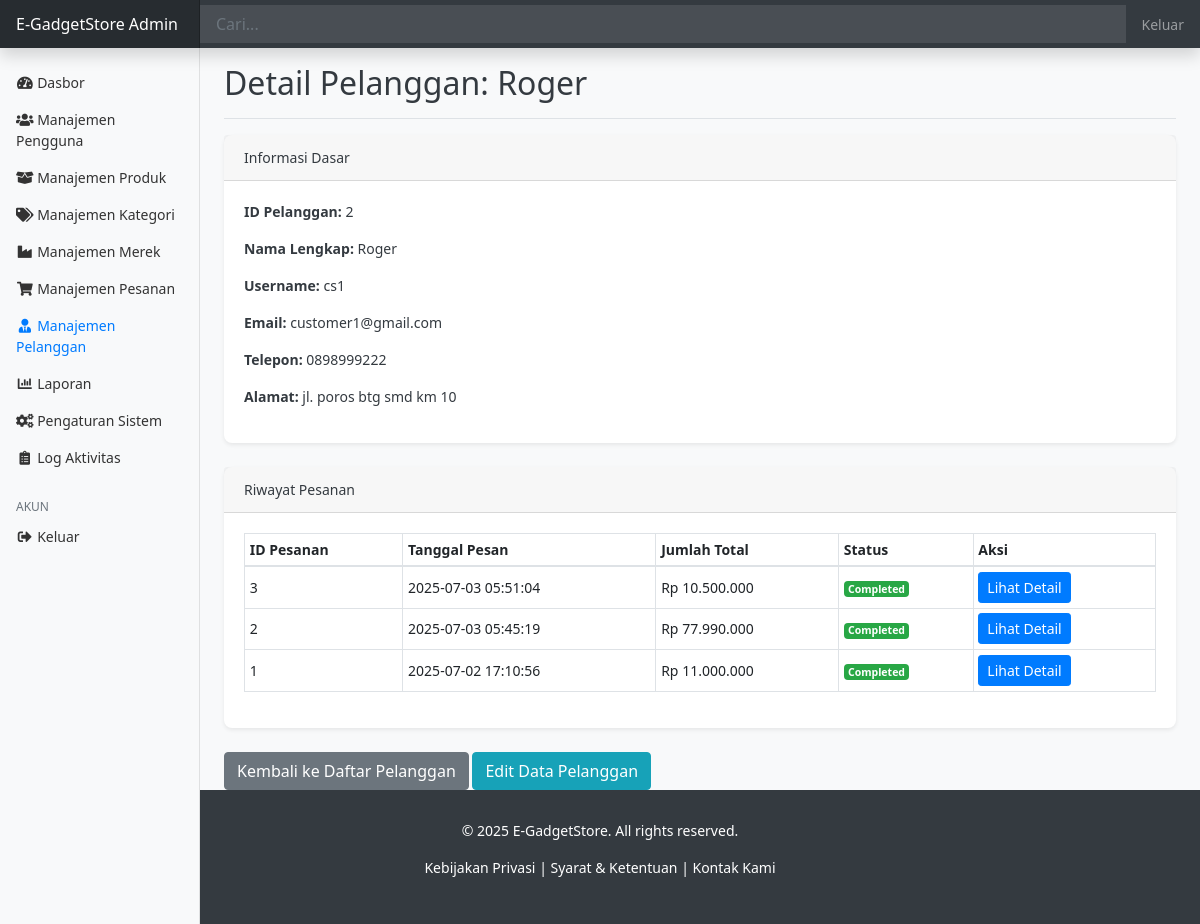
Screenshot of /toko_elektronik/admin/customers/view.php?id=2 (signed in) with the database file from the repository.
### tables this page shows
CREATE TABLE `customers` (
  `customer_id` int(11) NOT NULL,
  `user_id` int(11) NOT NULL,
  `full_name` varchar(100) NOT NULL,
  `phone_number` varchar(20) DEFAULT NULL,
  `address` text DEFAULT NULL
);

CREATE TABLE `users` (
  `user_id` int(11) NOT NULL,
  `username` varchar(50) NOT NULL,
  `email` varchar(100) NOT NULL,
  `password` varchar(255) NOT NULL,
  `role` enum('admin','customer') NOT NULL DEFAULT 'customer',
  `created_at` timestamp NOT NULL DEFAULT current_timestamp()
);

CREATE TABLE `orders` (
  `order_id` int(11) NOT NULL,
  `customer_id` int(11) NOT NULL,
  `order_date` datetime NOT NULL,
  `total_amount` decimal(10,2) NOT NULL,
  `order_status` enum('pending','processing','shipped','completed','cancelled') NOT NULL DEFAULT 'pending',
  `delivery_address` text NOT NULL
);

### toko_elektronik/admin/customers/view.php (the view, shortened to what this page needs)
<?php
require_once '../../config/database.php';
$customer_id = isset($_GET['id']) ? (int)$_GET['id'] : 0;
$customer_data = null;
$customer_orders = [];
try {
    $stmt_customer = $pdo->prepare("SELECT c.*, u.email, u.username
                                    FROM customers c
                                    JOIN users u ON c.user_id = u.user_id
                                    WHERE c.customer_id = ?");
    $stmt_customer->execute([$customer_id]);
    $customer_data = $stmt_customer->fetch(PDO::FETCH_ASSOC);
    $stmt_orders = $pdo->prepare("SELECT order_id, order_date, total_amount, order_status
                                  FROM orders
                                  WHERE customer_id = ?
                                  ORDER BY order_date DESC");
    $stmt_orders->execute([$customer_id]);
    $customer_orders = $stmt_orders->fetchAll(PDO::FETCH_ASSOC);
} catch (PDOException $e) {
    $error_message = "Error database: " . $e->getMessage();
}
include_once '../../includes/header.php';
?>
<div class="container-fluid">
    <div class="row">
        <?php include_once '../../includes/sidebar.php'; ?>
        <main role="main" class="col-md-9 ml-sm-auto col-lg-10 px-md-4">
            <div class="d-flex justify-content-between flex-wrap flex-md-nowrap align-items-center pt-3 pb-2 mb-3 border-bottom">
                <h1 class="h2">Detail Pelanggan: <?php echo htmlspecialchars($customer_data['full_name']); ?></h1>
            </div>
            <?php if ($customer_data): ?>
            <div class="card mb-4">
                <div class="card-header">
                    Informasi Dasar
                </div>
                <div class="card-body">
                    <p><strong>ID Pelanggan:</strong> <?php echo htmlspecialchars($customer_data['customer_id']); ?></p>
                    <p><strong>Nama Lengkap:</strong> <?php echo htmlspecialchars($customer_data['full_name']); ?></p>
                    <p><strong>Username:</strong> <?php echo htmlspecialchars($customer_data['username']); ?></p>
                    <p><strong>Email:</strong> <?php echo htmlspecialchars($customer_data['email']); ?></p>
                    <p><strong>Telepon:</strong> <?php echo htmlspecialchars($customer_data['phone_number']); ?></p>
                    <p><strong>Alamat:</strong> <?php echo htmlspecialchars($customer_data['address']); ?></p>
                </div>
            </div>
            <div class="card mb-4">
                <div class="card-header">
                    Riwayat Pesanan
                </div>
                <div class="card-body">
                    <div class="table-responsive">
                        <table class="table table-bordered table-sm">
                            <thead>
                                <tr>
                                    <th>ID Pesanan</th>
                                    <th>Tanggal Pesan</th>
                                    <th>Jumlah Total</th>
                                    <th>Status</th>
                                    <th>Aksi</th>
                                </tr>
                            </thead>
                            <tbody>
                                <?php if (count($customer_orders) > 0): ?>
                                    <?php foreach ($customer_orders as $order): ?>
                                        <tr>
                                            <td><?php echo htmlspecialchars($order['order_id']); ?></td>
                                            <td><?php echo htmlspecialchars($order['order_date']); ?></td>
                                            <td>Rp <?php echo number_format($order['total_amount'], 0, ',', '.'); ?></td>
                                            <td>
                                                <span class="badge
                                                    <?php
                                                    if ($order['order_status'] == 'pending') echo 'badge-warning';
                                                    else if ($order['order_status'] == 'completed') echo 'badge-success';
                                                    else if ($order['order_status'] == 'cancelled') echo 'badge-danger';
                                                    else echo 'badge-secondary';
                                                    ?>">
                                                    <?php echo htmlspecialchars(ucfirst($order['order_status'])); ?>
                                                </span>
                                            </td>
                                            <td>
                                                <a href="../orders/view.php?id=<?php echo $order['order_id']; ?>" class="btn btn-primary btn-sm">Lihat Detail</a>
                                            </td>
                                        </tr>
                                    <?php endforeach; ?>
                                <?php else: ?>
                                    <tr>
                                        <td colspan="5">Pelanggan ini belum memiliki pesanan.</td>
                                    </tr>
                                <?php endif; ?>
                            </tbody>
                        </table>
                    </div>
                </div>
            </div>
            <a href="index.php" class="btn btn-secondary">Kembali ke Daftar Pelanggan</a>
            <a href="edit.php?id=<?php echo htmlspecialchars($customer_data['customer_id']); ?>" class="btn btn-info">Edit Data Pelanggan</a>
            <?php endif; ?>
        </main>
    </div>
</div>
<?php include_once '../../includes/footer.php'; ?>

### toko_elektronik/assests/css/style.css (style rules this page uses)
body { font-family: 'Segoe UI', Tahoma, Geneva, Verdana, sans-serif; background-color: #f8f9fa; color: #343a40; }
.card { border: none; border-radius: .5rem; box-shadow: 0 .125rem .25rem rgba(0,0,0,.075); transition: transform 0.2s ease-in-out; }
.btn-primary { background-color: #007bff; border-color: #007bff; }
.table th, .table td { vertical-align: middle; }

### toko_elektronik/includes/header.php (style rules this page uses)
body { font-size: .875rem; }

### rows the page displays
customers: full_name "Roger", customer_id "2", user.username "cs1", user.email "customer1@gmail.com", phone_number "0898999222", address "jl. poros btg smd km 10"
orders: order_id "3", order_date "2025-07-03 05:51:04", total_amount "10.500.000", order_status "Completed"
orders: order_id "2", order_date "2025-07-03 05:45:19", total_amount "77.990.000", order_status "Completed"
orders: order_id "1", order_date "2025-07-02 17:10:56", total_amount "11.000.000", order_status "Completed"
